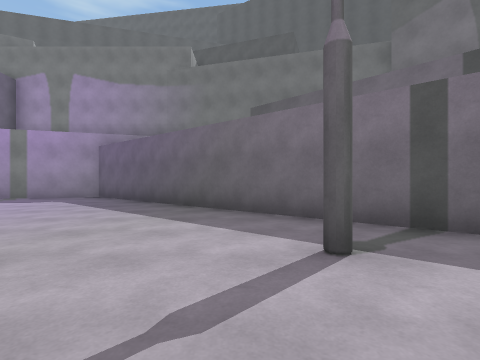
View 1 (above)

19 first-person views from a walk through a Unity game level. The camera is 1.2 m above the floor, looks level and sees 85° across. The floor is counted in squares, 2 m on a side. Each view is taken from the middle of a square. On the plan, view 1 faces up. The plan holds only what a view shows up to about 9 squares ahead; the rest is blank. The place goes on beyond the plan. Surface patterns are stand-ins for the level's own textures.

View 2
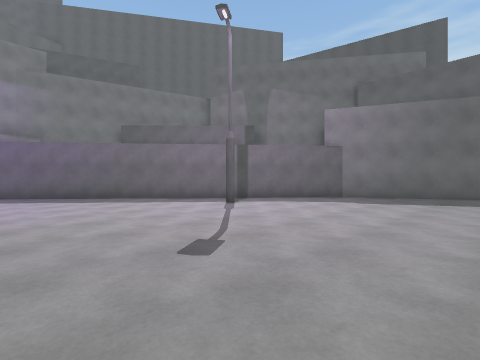

View 3
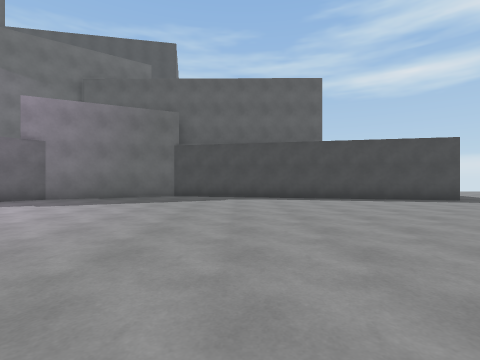

View 4
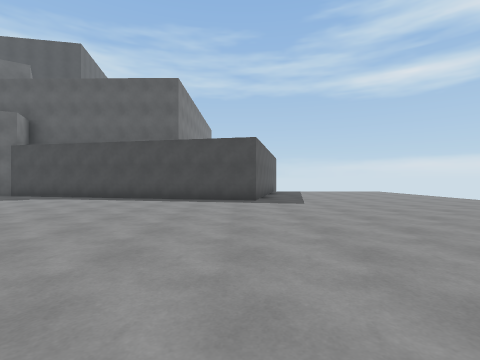

View 5
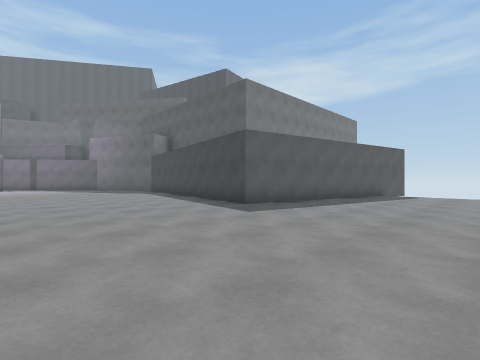

View 6
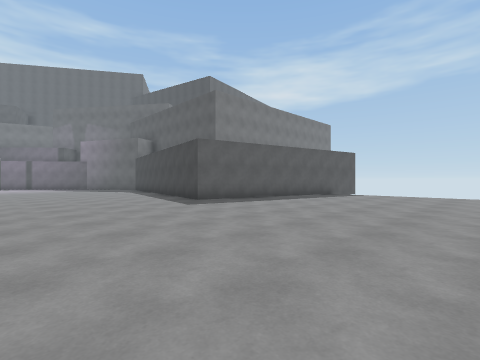

View 7
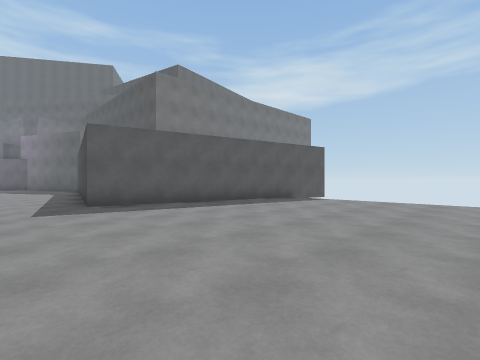

View 8
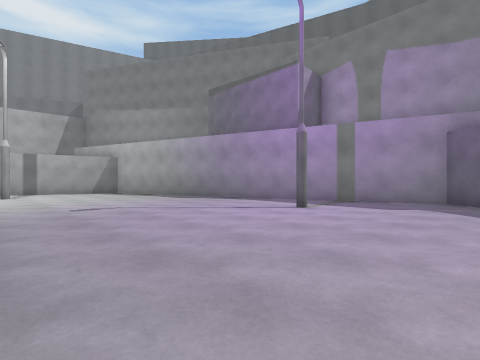

View 9
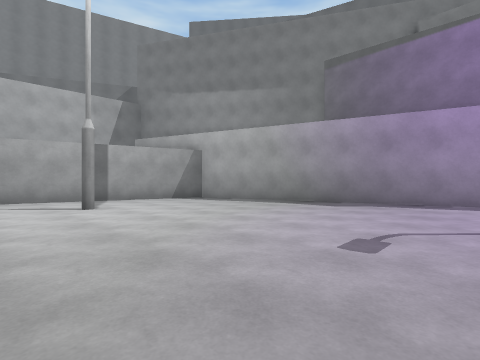

View 10
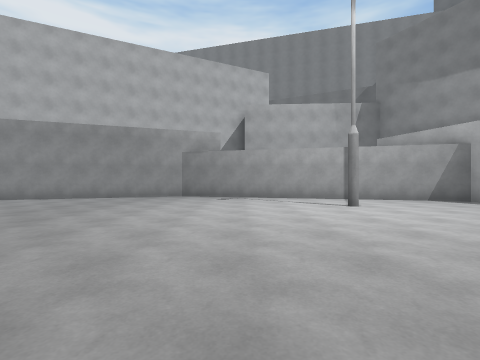

View 11
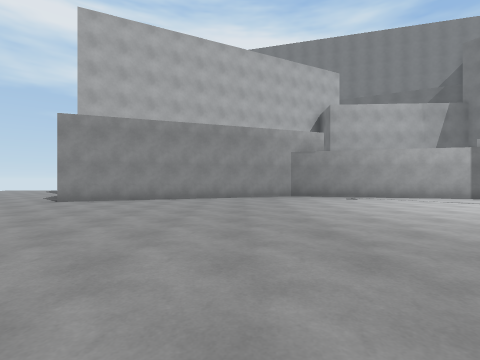

View 12
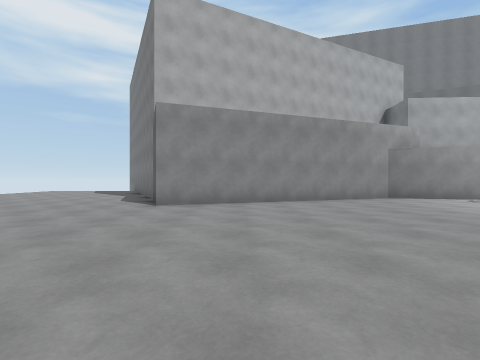

View 13
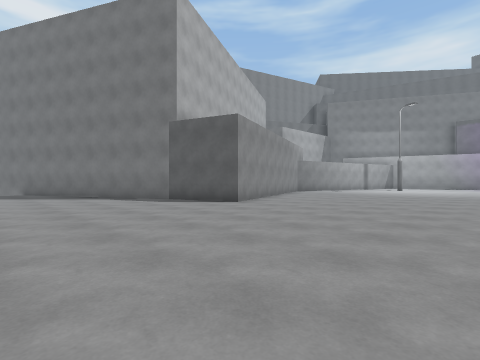

View 14
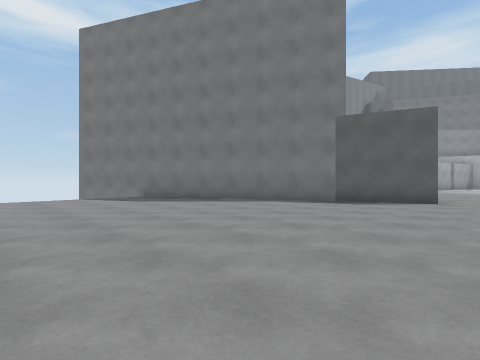

View 15
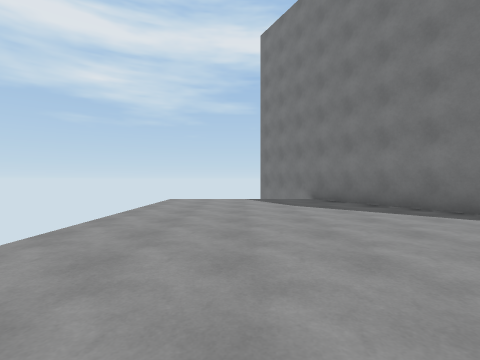

View 16
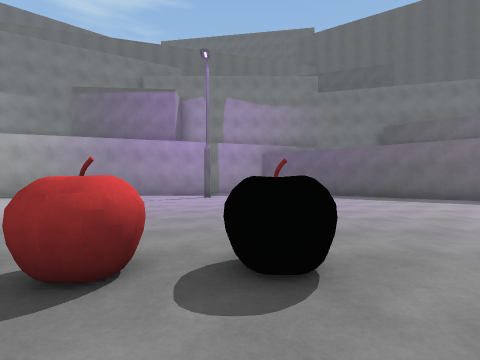

View 17
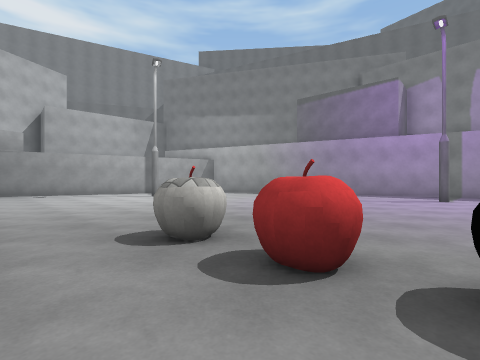

View 18
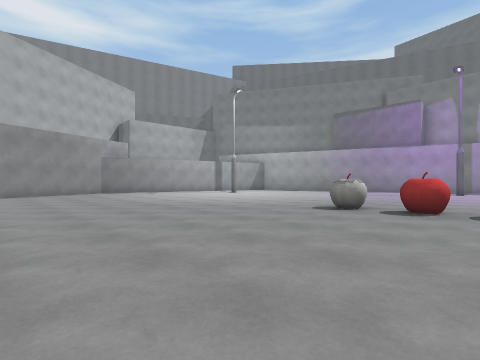

View 19
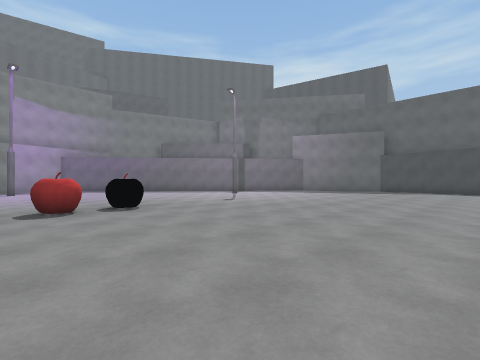

### Floor plan
Key: @ floor where view 1 was taken; # wall or solid block; . floor; O other object.
Columns run from 25 left of view 1 to 11 right of it. Each row starts with its distance up from view 1.
 10                    ###
  9                 ####.##
  8              ####.....##
  7           ####.........##
  6         ###.......#.....##
  5         #................###
  4         #..................##
  3        ##...................##
  2        #..#...............#..##
  1        #......................##
  0        #.................@.....#
 -1       ##.........OOO...........##
 -2       #.........................#
 -3       #.........................#
 -4       #.........................
 -5       ##.......................#
 -6        #.......................#
 -7        #.......................#
 -8        ##.......         ......#
 -9         #......         .......#
-10       ###......        .......##
-11     ###........       ........###
-12   ###..........        .........#####
-13 ###............         ............#
-14 #..............          ...........
-15  ..............          ...........
-16  ..........              ...........
-17  ..........              ...........
-18  ..........              ...........

Positions as (right, up) in squares from view 1, and headings:
1: (0, 0), facing up
2: (-4, -3), facing up-right
3: (-3, -5), facing right
4: (-3, -11), facing right
5: (0, -16), facing up-right
6: (0, -18), facing up-right
7: (3, -18), facing up-right
8: (-4, 1), facing up-left
9: (-9, 0), facing up-left
10: (-9, -1), facing left
11: (-9, -5), facing left
12: (-10, -8), facing left
13: (-11, -15), facing up-left
14: (-15, -18), facing up-left
15: (-16, -16), facing left
16: (-6, -3), facing up
17: (-6, -3), facing up-left
18: (-6, -7), facing up-left
19: (-8, -7), facing up-right
